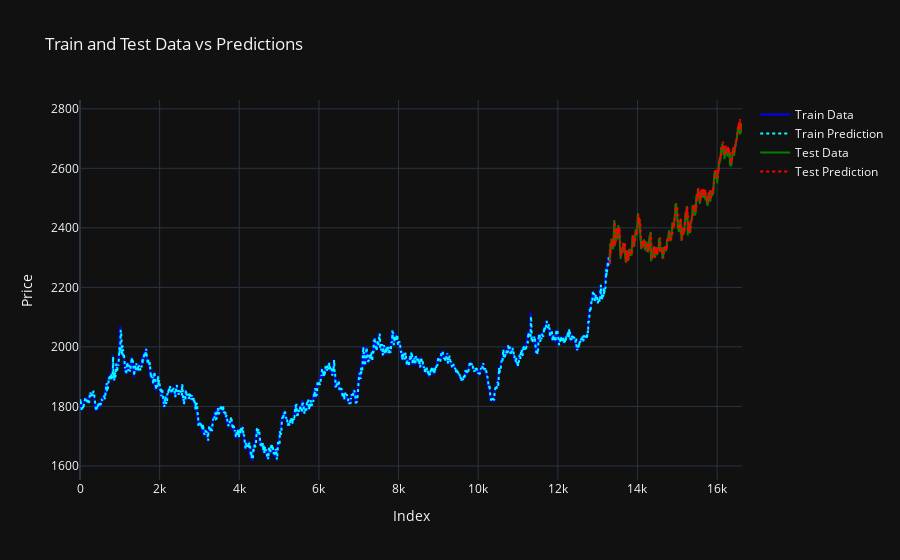

The cell this chart's notebook holds for it:
### Code cell
fig = go.Figure()

fig.add_trace(go.Scatter(
    x=list(range(len(y_train))),
    y=y_train.flatten(),
    mode='lines',
    name='Train Data',
    line=dict(color='blue')
))

fig.add_trace(go.Scatter(
    x=list(range(len(y_train))),
    y=y_train_pred.flatten(),
    mode='lines',
    name='Train Prediction',
    line=dict(color='cyan', dash='dot')
))

fig.add_trace(go.Scatter(
    x=list(range(len(y_train), len(y_train) + len(y_test))),
    y=y_test.flatten(),
    mode='lines',
    name='Test Data',
    line=dict(color='green')
))

fig.add_trace(go.Scatter(
    x=list(range(len(y_train), len(y_train) + len(y_test))),
    y=y_test_pred.flatten(),
    mode='lines',
    name='Test Prediction',
    line=dict(color='red', dash='dot')
))

fig.update_layout(
    title="Train and Test Data vs Predictions",
    xaxis_title="Index",
    yaxis_title="Price",
    xaxis_rangeslider_visible=False,
    template="plotly_dark"
)

fig.show()

### Figure 1 — Plotly figure (JSON) as saved in the notebook; plotly's stock layout.template omitted (floating-point values rounded to 4 significant figures; data arrays with more than 128 entries replaced by an {"elided": "..."} marker saying what was removed)
{"data": [{"line": {"color": "blue"}, "mode": "lines", "name": "Train Data", "type": "scatter", "x": {"elided": "13300 int values"}, "y": {"elided": "13300 float values"}}, {"line": {"color": "cyan", "dash": "dot"}, "mode": "lines", "name": "Train Prediction", "type": "scatter", "x": {"elided": "13300 int values"}, "y": {"elided": "13300 float values"}}, {"line": {"color": "green"}, "mode": "lines", "name": "Test Data", "type": "scatter", "x": {"elided": "3326 int values"}, "y": {"elided": "3326 float values"}}, {"line": {"color": "red", "dash": "dot"}, "mode": "lines", "name": "Test Prediction", "type": "scatter", "x": {"elided": "3326 int values"}, "y": {"elided": "3326 float values"}}], "layout": {"title": {"text": "Train and Test Data vs Predictions"}, "xaxis": {"rangeslider": {"visible": false}, "title": {"text": "Index"}}, "yaxis": {"title": {"text": "Price"}}}}
